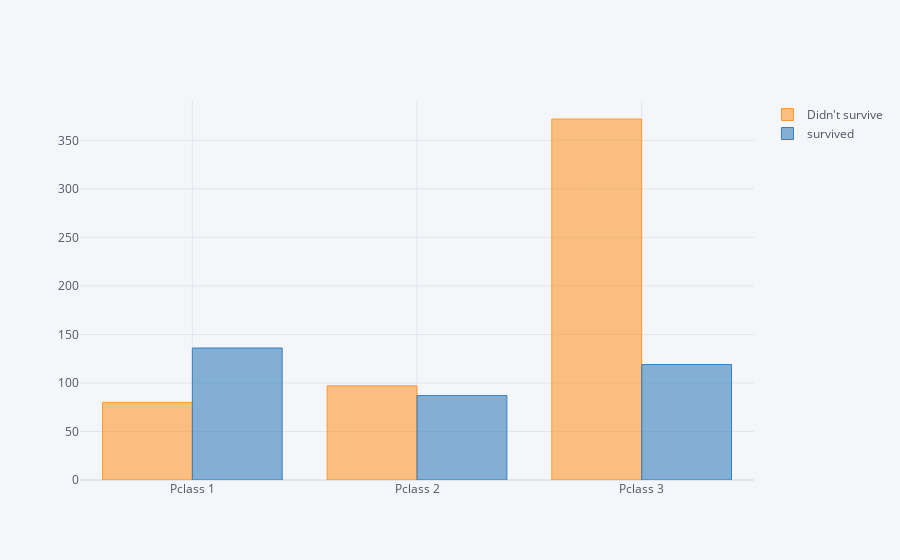

Notebook code for this chart:
### Code cell
pd.DataFrame([[len(train[(train['Pclass'] == i+1) & (train['Survived'] == 0)]), len(train[(train['Pclass'] == i+1) & (train['Survived'] == 1)])] for i in range(train['Pclass'].nunique())], index = ["Pclass " + str(i+1) for i in range(train['Pclass'].nunique())], columns = ['Didn\'t survive','survived']).iplot(kind = 'bar')

### Figure 1 — Plotly figure (JSON) as saved in the notebook; plotly's stock layout.template omitted (floating-point values rounded to 4 significant figures)
{"data": [{"marker": {"color": "rgba(255, 153, 51, 0.6)", "line": {"color": "rgba(255, 153, 51, 1.0)", "width": 1}}, "name": "Didn't survive", "orientation": "v", "text": "", "type": "bar", "x": ["Pclass 1", "Pclass 2", "Pclass 3"], "y": [80, 97, 372]}, {"marker": {"color": "rgba(55, 128, 191, 0.6)", "line": {"color": "rgba(55, 128, 191, 1.0)", "width": 1}}, "name": "survived", "orientation": "v", "text": "", "type": "bar", "x": ["Pclass 1", "Pclass 2", "Pclass 3"], "y": [136, 87, 119]}], "layout": {"legend": {"bgcolor": "#F5F6F9", "font": {"color": "#4D5663"}}, "paper_bgcolor": "#F5F6F9", "plot_bgcolor": "#F5F6F9", "title": {"font": {"color": "#4D5663"}}, "xaxis": {"gridcolor": "#E1E5ED", "showgrid": true, "tickfont": {"color": "#4D5663"}, "title": {"font": {"color": "#4D5663"}, "text": ""}, "zerolinecolor": "#E1E5ED"}, "yaxis": {"gridcolor": "#E1E5ED", "showgrid": true, "tickfont": {"color": "#4D5663"}, "title": {"font": {"color": "#4D5663"}, "text": ""}, "zerolinecolor": "#E1E5ED"}}}
